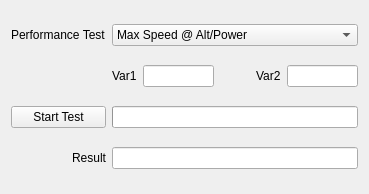
<?xml version="1.0" encoding="UTF-8"?>
<ui version="4.0">
 <class>PerformanceTestWidget</class>
 <widget class="QWidget" name="PerformanceTestWidget">
  <property name="geometry">
   <rect>
    <x>0</x>
    <y>0</y>
    <width>330</width>
    <height>194</height>
   </rect>
  </property>
  <property name="windowTitle">
   <string>Performance Test</string>
  </property>
  <layout class="QGridLayout" name="gridLayout_2">
   <item row="3" column="0">
    <widget class="QLabel" name="mResultLabel">
     <property name="text">
      <string>Result</string>
     </property>
     <property name="alignment">
      <set>Qt::AlignRight|Qt::AlignTrailing|Qt::AlignVCenter</set>
     </property>
    </widget>
   </item>
   <item row="0" column="1">
    <widget class="QComboBox" name="mPerformanceTestComboBox">
     <item>
      <property name="text">
       <string>Max Speed @ Alt/Power</string>
      </property>
     </item>
     <item>
      <property name="text">
       <string>Min Speed @ Alt/Power</string>
      </property>
     </item>
     <item>
      <property name="text">
       <string>Max G-Load @ Alt/Speed</string>
      </property>
     </item>
     <item>
      <property name="text">
       <string>Max Sustained G-Load @ Alt/Power</string>
      </property>
     </item>
     <item>
      <property name="text">
       <string>Max Level Flight Range @ Alt</string>
      </property>
     </item>
     <item>
      <property name="text">
       <string>Max Lofted Range @ Alt</string>
      </property>
     </item>
     <item>
      <property name="text">
       <string>Max Sustained Pitch Angle @ Alt/Speed</string>
      </property>
     </item>
     <item>
      <property name="text">
       <string>Max Roll Rate @ Alt/Speed</string>
      </property>
     </item>
     <item>
      <property name="text">
       <string>Time to Damp Roll @ Alt/Speed</string>
      </property>
     </item>
     <item>
      <property name="text">
       <string>Max Pitch Rate @ Alt/Speed</string>
      </property>
     </item>
     <item>
      <property name="text">
       <string>Time to Damp Pitch @ Alt/Speed</string>
      </property>
     </item>
     <item>
      <property name="text">
       <string>Max Yaw Rate @ Alt/Speed</string>
      </property>
     </item>
     <item>
      <property name="text">
       <string>Time to Damp Yaw @ Alt/Speed</string>
      </property>
     </item>
    </widget>
   </item>
   <item row="2" column="0">
    <widget class="QPushButton" name="mStartTestButton">
     <property name="text">
      <string>Start Test</string>
     </property>
    </widget>
   </item>
   <item row="0" column="0">
    <widget class="QLabel" name="mPerformanceTestLabel">
     <property name="text">
      <string>Performance Test</string>
     </property>
    </widget>
   </item>
   <item row="3" column="1">
    <widget class="QLineEdit" name="mResultLineEdit">
     <property name="readOnly">
      <bool>true</bool>
     </property>
    </widget>
   </item>
   <item row="3" column="2">
    <spacer name="horizontalSpacer">
     <property name="orientation">
      <enum>Qt::Horizontal</enum>
     </property>
     <property name="sizeHint" stdset="0">
      <size>
       <width>40</width>
       <height>20</height>
      </size>
     </property>
    </spacer>
   </item>
   <item row="2" column="1">
    <widget class="QProgressBar" name="mTestProgressBar">
     <property name="maximum">
      <number>100</number>
     </property>
     <property name="value">
      <number>0</number>
     </property>
     <property name="textVisible">
      <bool>false</bool>
     </property>
    </widget>
   </item>
   <item row="1" column="1">
    <layout class="QGridLayout" name="gridLayout">
     <item row="0" column="1">
      <widget class="QLineEdit" name="mVarOneLineEdit">
       <property name="maximumSize">
        <size>
         <width>75</width>
         <height>16777215</height>
        </size>
       </property>
      </widget>
     </item>
     <item row="0" column="0">
      <widget class="QLabel" name="mVarOneLabel">
       <property name="text">
        <string>Var1</string>
       </property>
      </widget>
     </item>
     <item row="0" column="4">
      <widget class="QLineEdit" name="mVarTwoLineEdit">
       <property name="maximumSize">
        <size>
         <width>75</width>
         <height>16777215</height>
        </size>
       </property>
      </widget>
     </item>
     <item row="0" column="3">
      <widget class="QLabel" name="mVarTwoLabel">
       <property name="text">
        <string>Var2</string>
       </property>
      </widget>
     </item>
     <item row="0" column="2">
      <spacer name="horizontalSpacer_2">
       <property name="orientation">
        <enum>Qt::Horizontal</enum>
       </property>
       <property name="sizeHint" stdset="0">
        <size>
         <width>40</width>
         <height>20</height>
        </size>
       </property>
      </spacer>
     </item>
    </layout>
   </item>
  </layout>
 </widget>
 <resources/>
 <connections/>
</ui>
